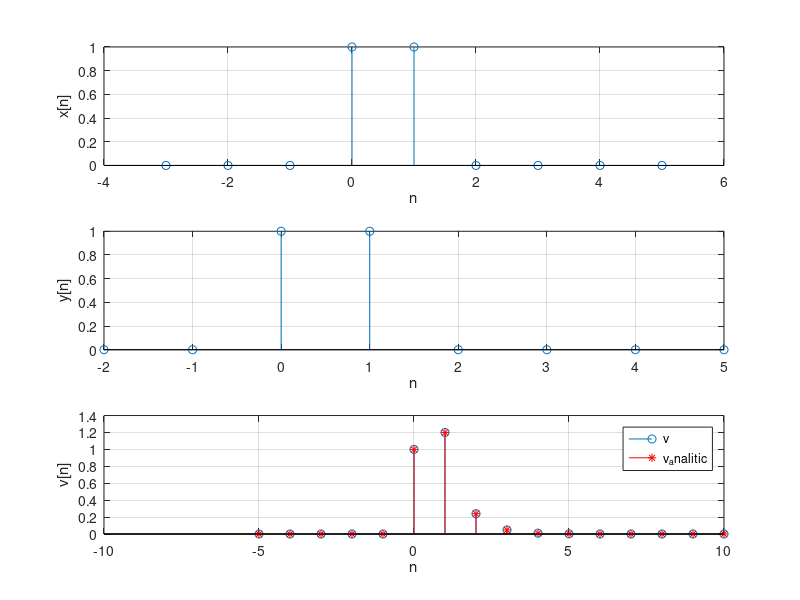

Here is the MATLAB script that generated this plot:
u = @(n) (n>=0);
sx= -3; ex =5; dtx= sx:ex;
x=@(n) (u(n) - u(n-2));
sy= -2; ey =5; dty= sy:ey;
y=@(n) ((0.2).^n.* u(n));
dtv=sx+sy:ex+ey;
v=conv(x(dtx), y(dty));
v_analitic = 0.2.^dtv .* (1-5.^(dtv+1) )/4 .* ...
    (-(dtv>=0)+(dtv>=2)) + 6 * 0.2.^dtv.*(dtv>=2);
figure,
subplot(311); stem(dtx,x(dtx)); grid; xlabel('n'); ylabel('x[n]');
subplot(312); stem(dty,x(dty)); grid; xlabel('n'); ylabel('y[n]');
subplot(313); stem(dtv,v); grid; xlabel('n'); ylabel('v[n]'); hold on;
stem(dtv, v_analitic, '*r'); legend('v', 'v_analitic')